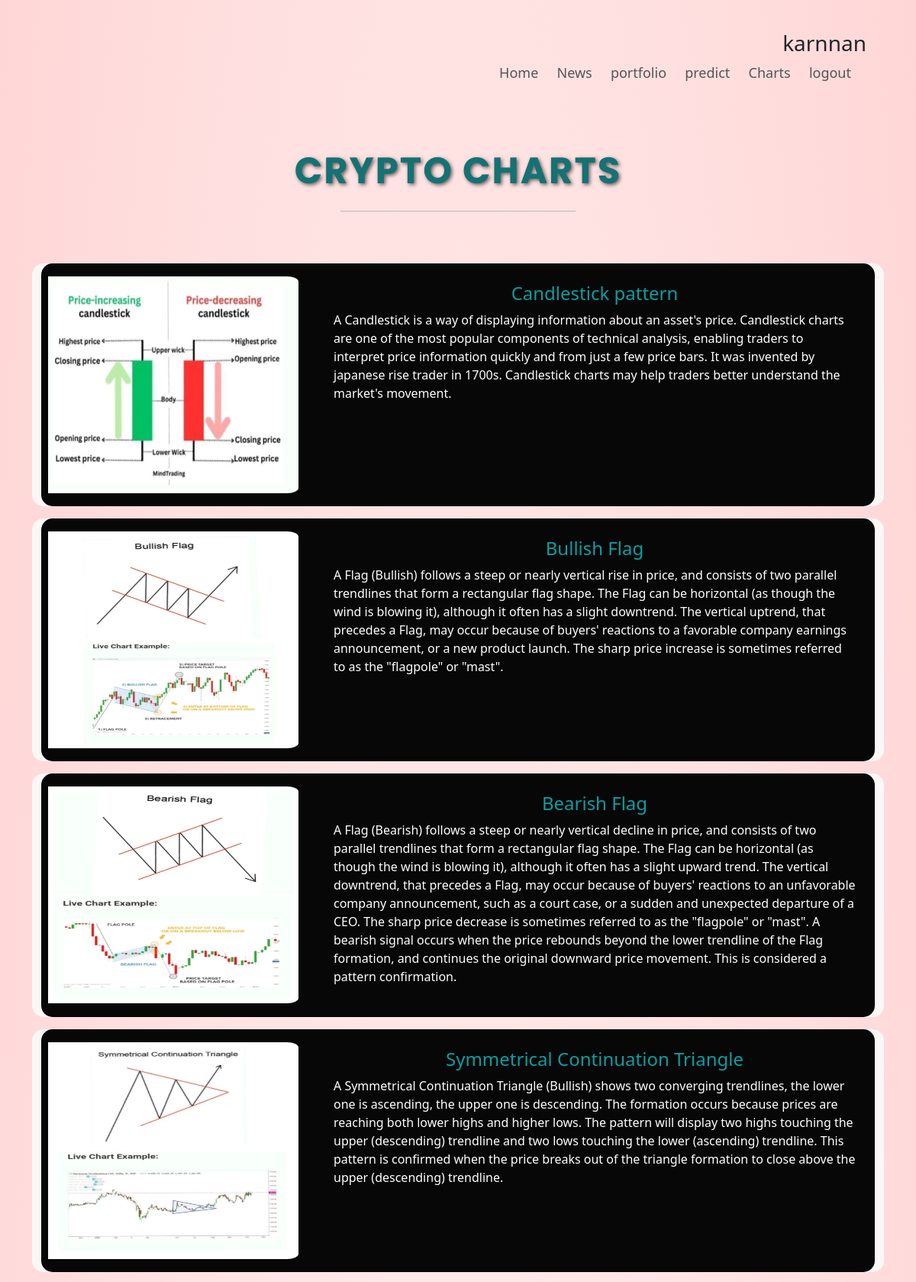
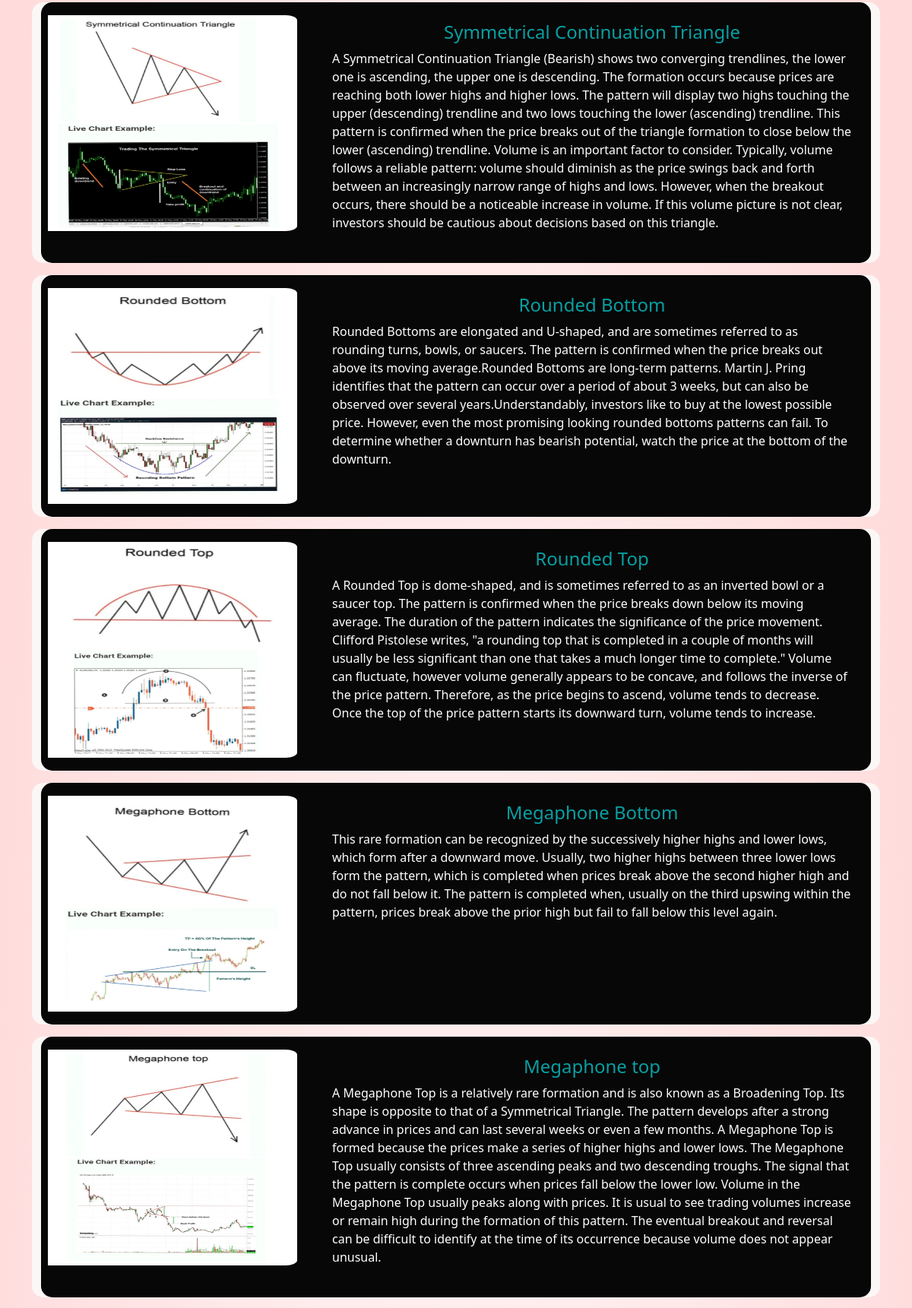
The app's page /chart/charts (signed in, upper part) with its own data (2 pictures, top to bottom).
### users/models.py (models this page shows)
class users(models.Model):
    name=models.CharField(max_length=200)
    user=models.OneToOneField(User,on_delete=models.CASCADE,related_name='user_profile')
    def __str__(self) -> str:
        return self.name

### charts/models.py (models this page shows)
class chart(models.Model):
    title =models.CharField(max_length=100,null=False)
    description=models.TextField()
    image=models.ImageField(upload_to='media')
    priority=models.IntegerField(default=0)
    def __str__(self) -> str:
        return self.title

### charts/views.py (the view, shortened to what this page needs)
# urls.py: path('charts',views.charts,name='charts'),
@login_required(login_url='/account')
def charts(request):
    form = FeedbackForm()
    chart_list=chart.objects.order_by('-priority')
    print(chart_list)
    for i in chart_list:
        print(i.title)
    context={'chart' : chart_list , 'form' :form}
    return render(request, 'lchart.html',context)

### templates/lchart.html
{% extends 'blank.html' %}
{% block content %}
{% include 'chart.html' %}
{% endblock content %}

### templates/blank.html (shortened to what this page needs)
{% load static %}
<!DOCTYPE html>
<html lang="en">
<head>
    <link rel="stylesheet" href="{% static 'css/bootstrap.css' %}">
    <link rel="stylesheet" href="{% static 'style.css' %}">
</head>
<body>
    <div class="header">
        <div class="containers">
            {% block menu %}
            {% include 'menu.html' %}
            {% endblock menu %}
            {% block content %}
            {% endblock content %}
        </div>
</body>
</html>

### templates/menu.html
{% load static %}
<div class="navbars">
    <nav>
        <h3>{{ user.user_profile }}</h3>
        <ul id="MenuItems">
            {% if not user.is_authenticated %}
            <li><a href="{% url 'index' %}">Home</a></li>
            <li><a href="{% url 'account' %}">Account</a></li>
            {% else %}
            <li><a href="{% url 'homes' %}">Home</a></li>
            <li><a href="{% url 'newz' %}"> News</a></li>
           <li><a href="{% url 'portfolio' %}"> portfolio</a></li>
           <li><a href="{% url 'predicts' %}">predict</a></li>
           <li><a href="{% url 'charts' %}"> Charts</a></li>
            <li><a href="{% url 'signout' %}"> logout</a></li>
            {% endif %}
        </ul>
    </nav>
</div>

### templates/chart.html
{% load static %}
<div class="container">
  <div class="container-fluid" style="padding:20px; padding-top:30px">
    <div class="row justify-content-md-center">
      <div class="col-12 col-md-10 col-lg-8 col-xl-7 col-xxl-6">
        <h2 class="mb-4 display-5 text-center"
            style="
              text-transform: uppercase; /* Makes text uppercase */
              font-family: 'Poppins', sans-serif; /* Attractive modern font */
              font-size: 3rem; /* Large font size */
              font-weight: 700; /* Bold font */
              color: rgb(20, 114, 116); /* Bright and vibrant color */
              letter-spacing: 2px; /* Adds spacing between letters */
              text-shadow: 2px 2px 5px rgba(0, 0, 0, 0.6); /* Subtle shadow effect */
            ">
          Crypto Charts
        </h2>
        <hr class="w-50 mx-auto mb-5 mb-xl-9 border-dark-subtle">
      </div>
    </div>
  </div>
  {% for list in chart %}
  <div class="container col-12 card-hover-effect" style="background-color:rgb(251, 247, 247); border-radius: 15px;">
    <div class="card mb-3 p-2" style="background-color:rgb(7, 7, 7); border-radius: 15px;">
      <div class="row g-0">
        <div class="col-4">
          <img src="{{ list.image.url}}" class="img-fluid rounded-start col-11 py-2"
               style="min-height:300px; max-height: 300px; max-width: 500px; border-radius: 15px;" alt="image missing">
        </div>
        <div class="col-md-8">
          <div class="card-body">
            <h4 class="card-title text-center" style="color:rgba(11, 239, 243, 0.659);"> {{list.title}}</h4>
            <p class="card-texts" style="color:white;">{{ list.description }}</p>
          </div>
        </div>
      </div>
    </div>
  </div>
  {% endfor %}
</div>

### static/style.css (style rules this page uses)
.header { background: radial-gradient(#fff,#ffd6d6); }
.containers { max-width: 1300px; margin: auto; padding-left: 25px; padding-right: 25px; }
.navbars { display: flex; align-items: center; padding: 40px; }
nav { flex: 1; text-align: right; }
nav ul { display: inline-block; list-style-type: none; }
nav ul li { display: inline-block; margin-right: 20px; }
a { text-decoration: none; color: #555; font-size: 18px; }
.card-hover-effect { transition: transform 0.3s, box-shadow 0.3s; }

### records on screen
chart: image (picture), title "Candlestick pattern", description "A Candlestick is a way of displaying information about an asset's price. Candlestick charts are one of the most popular components of technical analysis, enabling traders to interpret price information quickly and from just a few price bars. It was invented by japanese rise trader in 1700s. Candlestick charts may help traders better understand the market's movement."
chart: image (picture), title "Bullish Flag", description "A Flag (Bullish) follows a steep or nearly vertical rise in price, and consists of two parallel trendlines that form a rectangular flag shape. The Flag can be horizontal (as though the wind is blowing it), although it often has a slight downtrend. The vertical uptrend, that precedes a Flag, may occur because of buyers' reactions to a favorable company earnings announcement, or a new product launch. The sharp price increase is sometimes referred to as the \"flagpole\" or \"mast\"."
chart: image (picture), title "Bearish Flag", description "A Flag (Bearish) follows a steep or nearly vertical decline in price, and consists of two parallel trendlines that form a rectangular flag shape. The Flag can be horizontal (as though the wind is blowing it), although it often has a slight upward trend. The vertical downtrend, that precedes a Flag, may occur because of buyers' reactions to an unfavorable company announcement, such as a court case, or a sudden and unexpected departure of a CEO. The sharp price decrease is sometimes referred to as the \"flagpole\" or \"mast\". A bearish signal occurs when the price rebounds beyond the lower trendline of the Flag formation, and continues the original downward price movement. This is considered a…"
chart: image (picture), title "Symmetrical Continuation Triangle", description "A Symmetrical Continuation Triangle (Bullish) shows two converging trendlines, the lower one is ascending, the upper one is descending. The formation occurs because prices are reaching both lower highs and higher lows. The pattern will display two highs touching the upper (descending) trendline and two lows touching the lower (ascending) trendline. This pattern is confirmed when the price breaks out of the triangle formation to close above the upper (descending) trendline."
chart: image (picture), title "Symmetrical Continuation Triangle", description "A Symmetrical Continuation Triangle (Bearish) shows two converging trendlines, the lower one is ascending, the upper one is descending. The formation occurs because prices are reaching both lower highs and higher lows. The pattern will display two highs touching the upper (descending) trendline and two lows touching the lower (ascending) trendline. This pattern is confirmed when the price breaks out of the triangle formation to close below the lower (ascending) trendline. Volume is an important factor to consider. Typically, volume follows a reliable pattern: volume should diminish as the price swings back and forth between an increasingly narrow range of highs and lows. However, when the…"
chart: image (picture), title "Rounded Bottom", description "Rounded Bottoms are elongated and U-shaped, and are sometimes referred to as rounding turns, bowls, or saucers. The pattern is confirmed when the price breaks out above its moving average.Rounded Bottoms are long-term patterns. Martin J. Pring identifies that the pattern can occur over a period of about 3 weeks, but can also be observed over several years.Understandably, investors like to buy at the lowest possible price. However, even the most promising looking rounded bottoms patterns can fail. To determine whether a downturn has bearish potential, watch the price at the bottom of the downturn."
chart: image (picture), title "Rounded Top", description "A Rounded Top is dome-shaped, and is sometimes referred to as an inverted bowl or a saucer top. The pattern is confirmed when the price breaks down below its moving average. The duration of the pattern indicates the significance of the price movement. Clifford Pistolese writes, \"a rounding top that is completed in a couple of months will usually be less significant than one that takes a much longer time to complete.\" Volume can fluctuate, however volume generally appears to be concave, and follows the inverse of the price pattern. Therefore, as the price begins to ascend, volume tends to decrease. Once the top of the price pattern starts its downward turn, volume tends to increase."
chart: image (picture), title "Megaphone Bottom", description "This rare formation can be recognized by the successively higher highs and lower lows, which form after a downward move. Usually, two higher highs between three lower lows form the pattern, which is completed when prices break above the second higher high and do not fall below it. The pattern is completed when, usually on the third upswing within the pattern, prices break above the prior high but fail to fall below this level again."
chart: image (picture), title "Megaphone top", description "A Megaphone Top is a relatively rare formation and is also known as a Broadening Top. Its shape is opposite to that of a Symmetrical Triangle. The pattern develops after a strong advance in prices and can last several weeks or even a few months. A Megaphone Top is formed because the prices make a series of higher highs and lower lows. The Megaphone Top usually consists of three ascending peaks and two descending troughs. The signal that the pattern is complete occurs when prices fall below the lower low. Volume in the Megaphone Top usually peaks along with prices. It is usual to see trading volumes increase or remain high during the formation of this pattern. The eventual breakout and…"

### other values on screen
{{ user.user_profile }} "karnnan"
